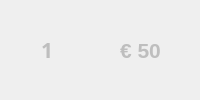
       <widget class="QFrame" name="stage1">
        <property name="enabled">
         <bool>false</bool>
        </property>
        <property name="styleSheet">
         <string notr="true"/>
        </property>
        <layout class="QHBoxLayout" name="horizontalLayout_15">
         <item>
          <spacer name="horizontalSpacer">
           <property name="orientation">
            <enum>Qt::Horizontal</enum>
           </property>
           <property name="sizeType">
            <enum>QSizePolicy::Fixed</enum>
           </property>
           <property name="sizeHint" stdset="0">
            <size>
             <width>30</width>
             <height>20</height>
            </size>
           </property>
          </spacer>
         </item>
         <item>
          <widget class="QLabel" name="label">
           <property name="sizePolicy">
            <sizepolicy hsizetype="Preferred" vsizetype="Preferred">
             <horstretch>0</horstretch>
             <verstretch>0</verstretch>
            </sizepolicy>
           </property>
           <property name="maximumSize">
            <size>
             <width>12</width>
             <height>16777215</height>
            </size>
           </property>
           <property name="font">
            <font>
             <family>OpenSymbol</family>
             <pointsize>16</pointsize>
             <weight>75</weight>
             <bold>true</bold>
            </font>
           </property>
           <property name="text">
            <string>1</string>
           </property>
          </widget>
         </item>
         <item>
          <spacer name="horizontalSpacer_2">
           <property name="orientation">
            <enum>Qt::Horizontal</enum>
           </property>
           <property name="sizeType">
            <enum>QSizePolicy::Fixed</enum>
           </property>
           <property name="sizeHint" stdset="0">
            <size>
             <width>20</width>
             <height>20</height>
            </size>
           </property>
          </spacer>
         </item>
         <item>
          <widget class="QWidget" name="widget_2" native="true">
           <property name="maximumSize">
            <size>
             <width>15</width>
             <height>15</height>
            </size>
           </property>
           <property name="styleSheet">
            <string notr="true">border-image:url(:/images/counter_gem.png);</string>
           </property>
          </widget>
         </item>
         <item>
          <spacer name="horizontalSpacer_3">
           <property name="orientation">
            <enum>Qt::Horizontal</enum>
           </property>
           <property name="sizeType">
            <enum>QSizePolicy::Fixed</enum>
           </property>
           <property name="sizeHint" stdset="0">
            <size>
             <width>20</width>
             <height>20</height>
            </size>
           </property>
          </spacer>
         </item>
         <item>
          <widget class="QLabel" name="label_2">
           <property name="font">
            <font>
             <pointsize>16</pointsize>
             <weight>75</weight>
             <bold>true</bold>
            </font>
           </property>
           <property name="text">
            <string>€ 50</string>
           </property>
          </widget>
         </item>
        </layout>
       </widget>
